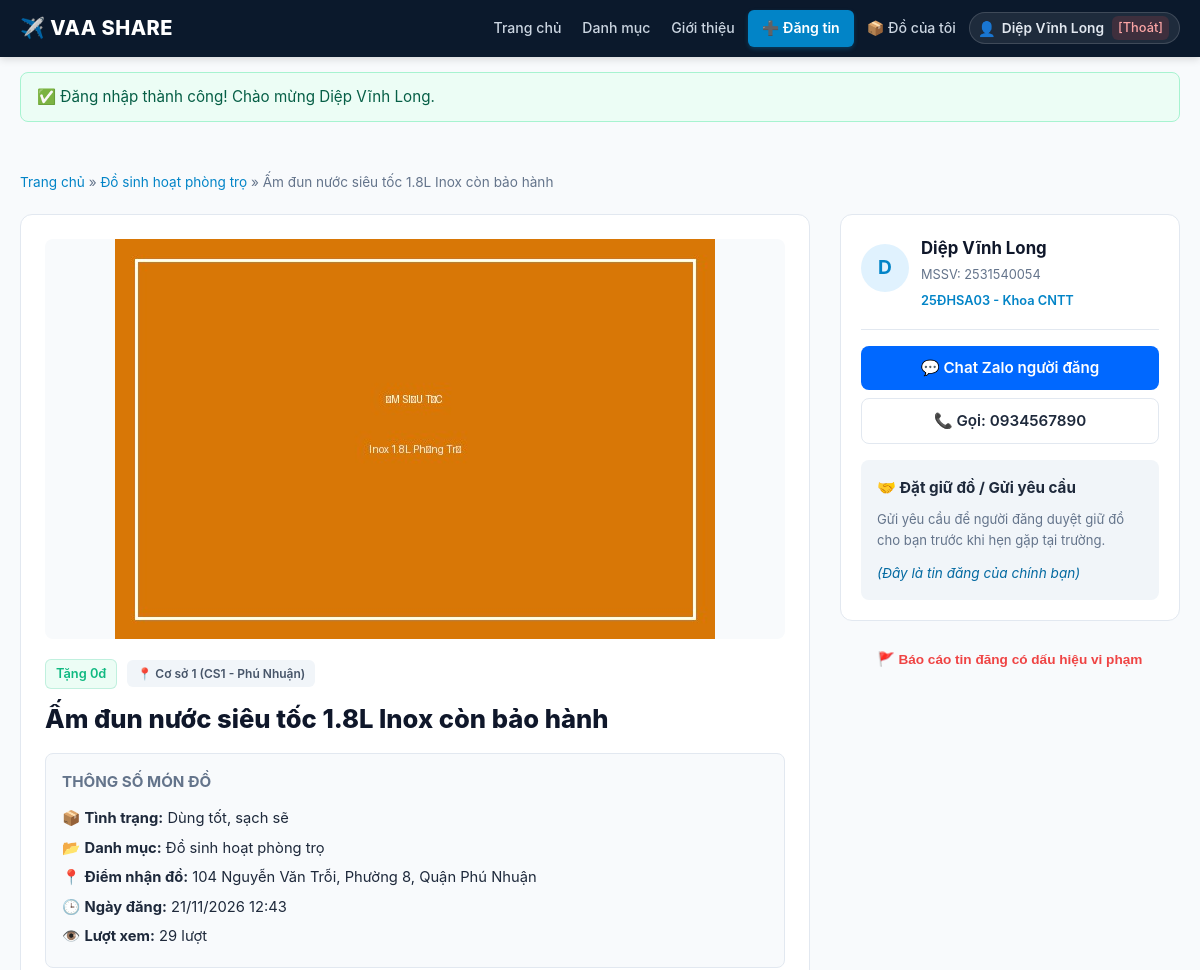
/detail.php?id=4 (signed in, upper part), run on an earlier commit of the app's database.
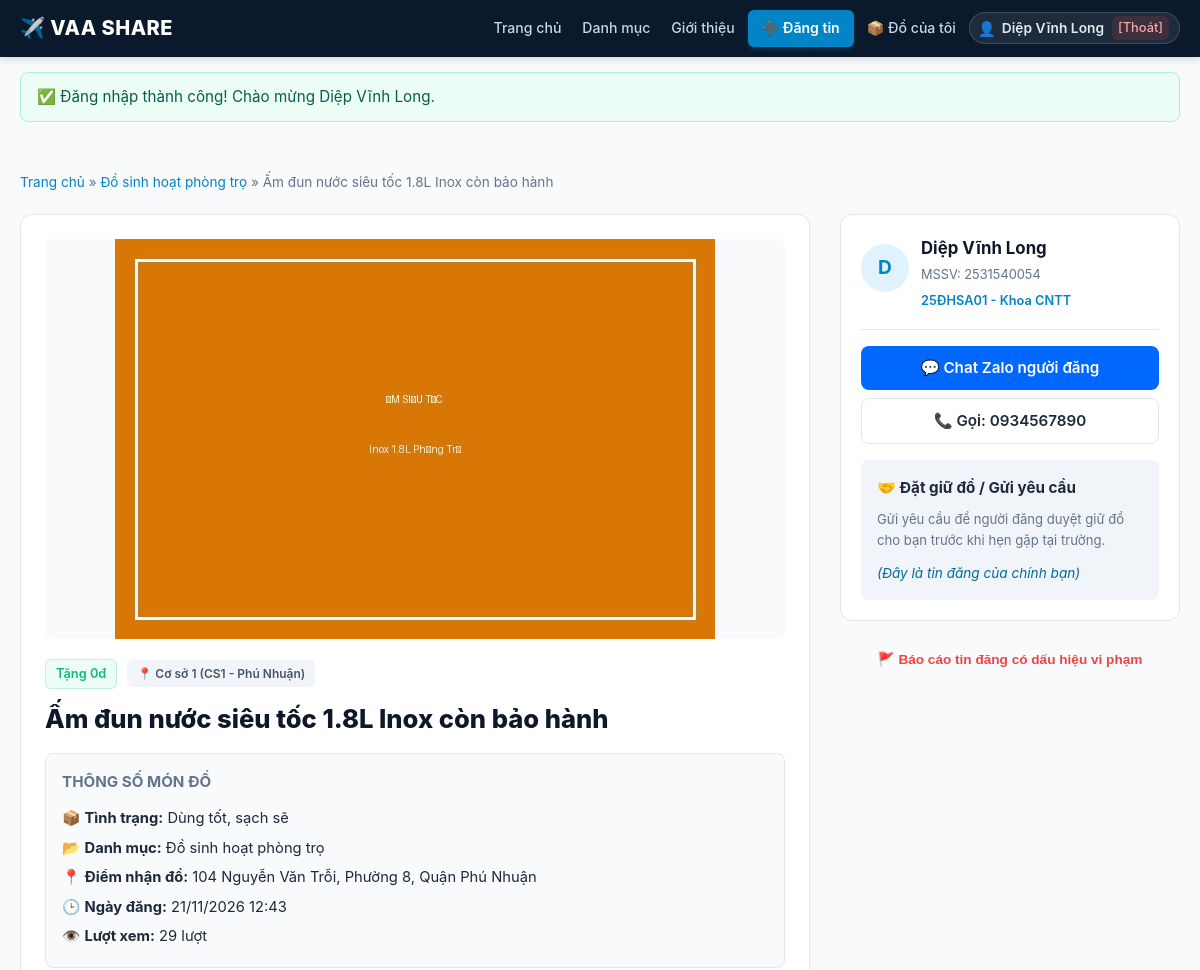
And on a later commit of the database.
### tables this page shows
CREATE TABLE `do_dung` (
  `id` INT AUTO_INCREMENT PRIMARY KEY,
  `nguoi_dung_id` INT NOT NULL,
  `danh_muc_id` INT NOT NULL,
  `dia_diem_id` INT NOT NULL,
  `tieu_de` VARCHAR(255) NOT NULL,
  `mo_ta` TEXT NOT NULL,
  `hinh_thuc` ENUM('Tang mien phi', 'Thanh ly') DEFAULT 'Tang mien phi',
  `gia` INT DEFAULT 0,
  `tinh_trang` VARCHAR(100) DEFAULT 'Còn rất tốt (trên 90%)',
  `hinh_anh` VARCHAR(255) DEFAULT 'default_item.jpg',
  `trang_thai` ENUM('Cho duyet', 'Da duyet', 'Dang giao dich', 'Hoan thanh', 'Da an') DEFAULT 'Cho duyet',
  `luot_xem` INT DEFAULT 0,
  `ngay_dang` TIMESTAMP DEFAULT CURRENT_TIMESTAMP,
  `ngay_cap_nhat` TIMESTAMP DEFAULT CURRENT_TIMESTAMP ON UPDATE CURRENT_TIMESTAMP,
  CONSTRAINT `fk_dodung_nguoidung` FOREIGN KEY (`nguoi_dung_id`) REFERENCES `nguoi_dung` (`id`) ON DELETE CASCADE,
  CONSTRAINT `fk_dodung_danhmuc` FOREIGN KEY (`danh_muc_id`) REFERENCES `danh_muc` (`id`) ON DELETE RESTRICT,
  CONSTRAINT `fk_dodung_diadiem` FOREIGN KEY (`dia_diem_id`) REFERENCES `dia_diem` (`id`) ON DELETE RESTRICT
);

CREATE TABLE `nguoi_dung` (
  `id` INT AUTO_INCREMENT PRIMARY KEY,
  `mssv` VARCHAR(20) NOT NULL UNIQUE,
  `ho_ten` VARCHAR(100) NOT NULL,
  `email` VARCHAR(100) NOT NULL UNIQUE,
  `mat_khau` VARCHAR(255) NOT NULL,
  `so_dien_thoai` VARCHAR(20) NOT NULL,
  `zalo` VARCHAR(50) DEFAULT NULL,
  `khoa_lop` VARCHAR(100) DEFAULT 'K25 - Học viện Hàng không',
  `vai_tro` ENUM('Sinh vien', 'Giang vien', 'Admin') DEFAULT 'Sinh vien',
  `trang_thai` ENUM('Hoat dong', 'Bi khoa') DEFAULT 'Hoat dong',
  `ngay_tao` TIMESTAMP DEFAULT CURRENT_TIMESTAMP
);

CREATE TABLE `danh_muc` (
  `id` INT AUTO_INCREMENT PRIMARY KEY,
  `ten_danh_muc` VARCHAR(100) NOT NULL,
  `mo_ta` VARCHAR(255) DEFAULT NULL,
  `icon` VARCHAR(50) DEFAULT 'book',
  `thu_tu` INT DEFAULT 0
);

CREATE TABLE `dia_diem` (
  `id` INT AUTO_INCREMENT PRIMARY KEY,
  `ten_dia_diem` VARCHAR(100) NOT NULL,
  `dia_chi` VARCHAR(255) NOT NULL,
  `ghi_chu` VARCHAR(255) DEFAULT NULL
);

### includes/auth.php (called while the page is built, shortened)
<?php
function current_user() {
    return $_SESSION['user'] ?? null;
}

### detail.php (the view, shortened to what the changed rows need)
<?php
require_once __DIR__ . '/includes/auth.php';
require_once __DIR__ . '/includes/functions.php';
$itemId = (int) ($_GET['id'] ?? 0);
$item = get_item_by_id($itemId);
require_once __DIR__ . '/includes/header.php';
?>
<div class="container" style="padding: 30px 20px;">
  <div style="font-size:0.85rem; color:var(--vaa-muted); margin-bottom:16px;">
    <a href="<?php echo BASE_URL; ?>/index.php">Trang chủ</a> &raquo;
    <a href="<?php echo BASE_URL; ?>/listing.php?danh_muc_id=<?php echo $item['danh_muc_id']; ?>"><?php echo e($item['ten_danh_muc']); ?></a> &raquo;
    <span><?php echo e($item['tieu_de']); ?></span>
  </div>
  <div class="detail-layout">
    <main class="detail-main">
      <div class="detail-img-wrap">
        <img src="<?php echo BASE_URL; ?>/uploads/<?php echo e($item['hinh_anh']); ?>" alt="<?php echo e($item['tieu_de']); ?>" class="detail-img">
      </div>
      <div style="display:flex; gap:10px; align-items:center; margin-bottom:12px;">
        <?php echo format_price($item['gia']); ?>
        <span class="badge badge-campus">📍 <?php echo e($item['ten_dia_diem']); ?></span>
      </div>
      <h1 style="font-size:1.6rem; font-weight:800; color:var(--vaa-dark); margin-bottom:16px; line-height:1.4;">
        <?php echo e($item['tieu_de']); ?>
      </h1>
      <div style="background:#f8fafc; border:1px solid var(--vaa-border); border-radius:8px; padding:16px; margin-bottom:24px;">
        <h3 style="font-size:0.95rem; text-transform:uppercase; color:var(--vaa-muted); margin-bottom:10px;">Thông số món đồ</h3>
        <ul style="list-style:none; font-size:0.92rem; line-height:2;">
          <li>📦 <strong>Tình trạng:</strong> <?php echo e($item['tinh_trang']); ?></li>
          <li>📂 <strong>Danh mục:</strong> <?php echo e($item['ten_danh_muc']); ?></li>
          <li>📍 <strong>Điểm nhận đồ:</strong> <?php echo e($item['dia_chi']); ?></li>
          <li>🕒 <strong>Ngày đăng:</strong> <?php echo date('d/m/Y H:i', strtotime($item['ngay_dang'])); ?></li>
          <li>👁️ <strong>Lượt xem:</strong> <?php echo (int) $item['luot_xem']; ?> lượt</li>
        </ul>
      </div>
    </main>
    <aside class="detail-sidebar">
      <div class="sidebar-box">
        <div style="display:flex; gap:12px; align-items:center;">
          <div class="seller-avatar">
            <?php echo mb_substr($item['ho_ten'], 0, 1, 'UTF-8'); ?>
          </div>
          <div>
            <h4 style="font-size:1.05rem; font-weight:700; color:var(--vaa-dark);"><?php echo e($item['ho_ten']); ?></h4>
            <span style="font-size:0.8rem; color:var(--vaa-muted);">MSSV: <?php echo e($item['mssv']); ?></span><br>
            <span style="font-size:0.8rem; color:var(--vaa-blue); font-weight:600;"><?php echo e($item['khoa_lop']); ?></span>
          </div>
        </div>
        <hr style="border:0; border-top:1px solid var(--vaa-border); margin:16px 0;">
        <a href="https://zalo.me/<?php echo urlencode($item['zalo'] ?: $item['so_dien_thoai']); ?>" target="_blank" class="btn btn-primary btn-block" style="background:#0068ff; margin-bottom:8px;">
          💬 Chat Zalo người đăng
        </a>
        <a href="tel:<?php echo e($item['so_dien_thoai']); ?>" class="btn btn-outline btn-block" style="margin-bottom:16px;">
          📞 Gọi: <?php echo e($item['so_dien_thoai']); ?>
        </a>
        <div style="background:#f1f5f9; padding:16px; border-radius:8px;">
          <h4 style="font-size:0.95rem; font-weight:700; margin-bottom:8px;">🤝 Đặt giữ đồ / Gửi yêu cầu</h4>
          <p style="font-size:0.82rem; color:var(--vaa-muted); margin-bottom:12px;">
          </p>
          <?php if ($currentUser): ?>
            <?php if ($currentUser['id'] === (int)$item['nguoi_dung_id']): ?>
              <p style="font-size:0.85rem; color:#0369a1; font-style:italic;">(Đây là tin đăng của chính bạn)</p>
            <?php endif; ?>
          <?php else: ?>
            <a href="<?php echo BASE_URL; ?>/login.php" class="btn btn-outline btn-block" style="font-size:0.85rem;">Đăng nhập để đặt nhận đồ</a>
          <?php endif; ?>
        </div>
      </div>
    </aside>
  </div>
</div>
<?php require_once __DIR__ . '/includes/footer.php'; ?>

### includes/header.php (shortened to what the changed rows need)
<?php
require_once __DIR__ . '/auth.php';
require_once __DIR__ . '/functions.php';
$currentUser = current_user();
?>
<!DOCTYPE html>
<html lang="vi">
<head>
  <link rel="stylesheet" href="<?php echo BASE_URL; ?>/assets/css/style.css">
</head>
<body>
<nav class="navbar">
  <div class="container navbar-container">
    <ul class="nav-links">
      <?php if ($currentUser): ?>
        <li><a href="<?php echo BASE_URL; ?>/my_items.php" class="<?php echo ($activePage ?? '') === 'my_items' ? 'active' : ''; ?>">📦 Đồ của tôi</a></li>
        <li class="nav-user-item">
          <div class="user-chip">
            <span class="user-chip-avatar">👤</span>
            <span class="user-chip-name" title="<?php echo e($currentUser['ho_ten']); ?>"><?php echo e($currentUser['ho_ten']); ?></span>
            <a href="<?php echo BASE_URL; ?>/logout.php" class="btn-logout" title="Đăng xuất">[Thoát]</a>
          </div>
        </li>
      <?php else: ?>
        <li><a href="<?php echo BASE_URL; ?>/login.php" class="btn btn-outline" style="color:#fff; border-color:rgba(255,255,255,0.3);">Đăng nhập</a></li>
      <?php endif; ?>
    </ul>
  </div>
</nav>

What changed in the data, as far as the page shows it:
changed through a linked row, do_dung "Ấm đun nước siêu tốc 1.8L Inox còn bảo hành": nguoi_dung.khoa_lop "25ĐHSA03 - Khoa CNTT" → "25ĐHSA01 - Khoa CNTT"
